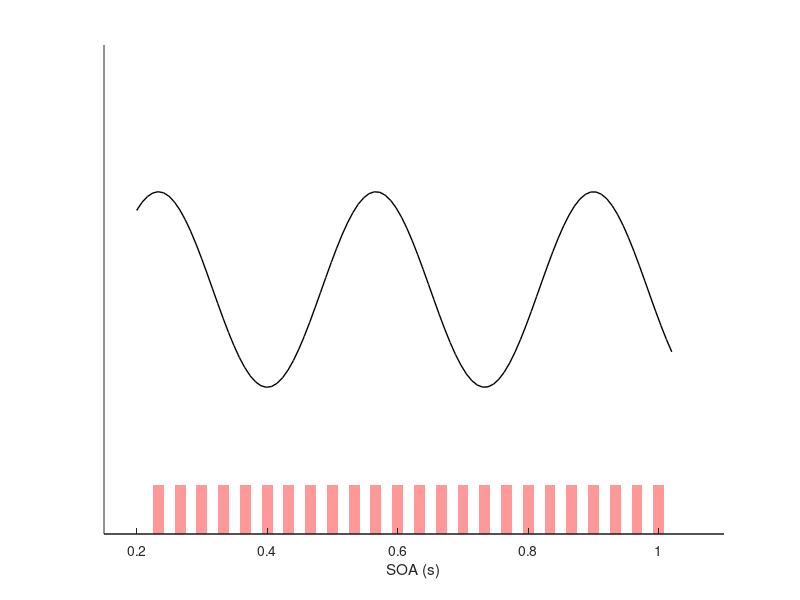

Write the MATLAB code that produced this figure.
figure
set (gcf,'position',[100,100,400,200] )
time_interval = (200+100/3:100/3:1000)./1000;
y = ones(size(time_interval));
bar(time_interval,y,0.5,'EdgeColor','None','FaceColor',[1.0,0.6,0.6]);
xlabel('SOA (s)')
box off;
yticks([])
ylim([0,10])
xx = linspace(0.2,1.02);
f = 3;
phase = pi/2 - 2*pi*f*time_interval(1);
y = 2*sin(2*pi*f*xx+phase)+5;
hold on;
plot(xx,y,'k','LineWidth',1);
xlim([0.15,1.1])